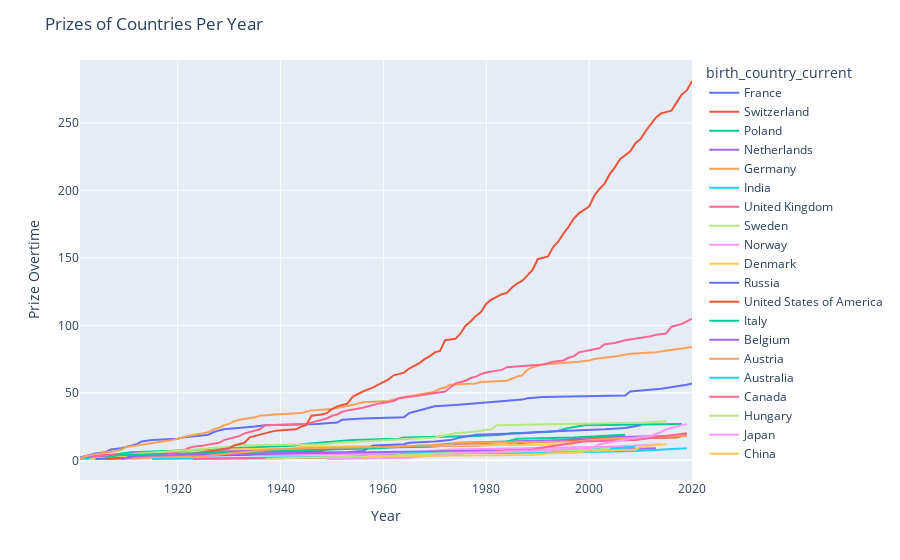

The code cell stored with this chart in its notebook:
### Code cell
# # My 1st solution with matplotlib
# plt.figure(figsize=(14,8), dpi=120)

# for country in countries_overtime.birth_country_current.unique():
#     country_to_plot = countries_overtime[countries_overtime.birth_country_current == country]

#     plt.plot(
#         country_to_plot.year,
#         country_to_plot.prize.cumsum(),
#         linewidth=3,
#         label=country
#     )

# plt.legend(fontsize=12)

# My 2nd solution with plotly
countries_ovtime_fig = px.line(
    countries_overtime,
    x='year',
    y='cum_sum',
    color='birth_country_current'
)

countries_ovtime_fig.update_layout(
    xaxis_title='Year',
    yaxis_title='Prize Overtime',
    title='Prizes of Countries Per Year'
)

countries_ovtime_fig.show()

### Figure 1 — Plotly figure (JSON) as saved in the notebook; plotly's stock layout.template omitted (floating-point values rounded to 4 significant figures)
{"data": [{"hovertemplate": "birth_country_current=France<br>year=%{x}<br>cum_sum=%{y}<extra></extra>", "legendgroup": "France", "line": {"color": "#636efa", "dash": "solid"}, "marker": {"symbol": "circle"}, "mode": "lines", "name": "France", "orientation": "v", "showlegend": true, "type": "scatter", "x": [1901, 1903, 1904, 1906, 1907, 1909, 1912, 1913, 1915, 1920, 1921, 1926, 1927, 1928, 1929, 1935, 1937, 1947, 1951, 1952, 1956, 1964, 1965, 1966, 1967, 1968, 1970, 1974, 1977, 1980, 1983, 1987, 1988, 1991, 2007, 2008, 2014, 2016, 2018, 2019, 2020], "xaxis": "x", "y": [2, 4, 5, 6, 8, 9, 12, 14, 15, 16, 17, 19, 21, 22, 23, 25, 26, 27, 28, 30, 31, 32, 35, 36, 37, 38, 40, 41, 42, 43, 44, 45, 46, 47, 48, 51, 53, 54, 55, 56, 57], "yaxis": "y"}, {"hovertemplate": "birth_country_current=Switzerland<br>year=%{x}<br>cum_sum=%{y}<extra></extra>", "legendgroup": "Switzerland", "line": {"color": "#EF553B", "dash": "solid"}, "marker": {"symbol": "circle"}, "mode": "lines", "name": "Switzerland", "orientation": "v", "showlegend": true, "type": "scatter", "x": [1901, 1902, 1909, 1919, 1920, 1948, 1949, 1952, 1957, 1978, 1986, 1987, 1991, 1996, 2002, 2017, 2019], "xaxis": "x", "y": [1, 3, 4, 5, 6, 7, 8, 9, 10, 11, 12, 13, 14, 15, 16, 17, 19], "yaxis": "y"}, {"hovertemplate": "birth_country_current=Poland<br>year=%{x}<br>cum_sum=%{y}<extra></extra>", "legendgroup": "Poland", "line": {"color": "#00cc96", "dash": "solid"}, "marker": {"symbol": "circle"}, "mode": "lines", "name": "Poland", "orientation": "v", "showlegend": true, "type": "scatter", "x": [1901, 1903, 1905, 1907, 1908, 1911, 1918, 1924, 1931, 1939, 1943, 1944, 1950, 1954, 1963, 1964, 1978, 1983, 1985, 1992, 1994, 1995, 1996, 1999, 2018], "xaxis": "x", "y": [1, 2, 3, 4, 5, 6, 7, 8, 9, 10, 11, 12, 14, 15, 16, 17, 18, 19, 20, 21, 22, 23, 24, 26, 27], "yaxis": "y"}, {"hovertemplate": "birth_country_current=Netherlands<br>year=%{x}<br>cum_sum=%{y}<extra></extra>", "legendgroup": "Netherlands", "line": {"color": "#ab63fa", "dash": "solid"}, "marker": {"symbol": "circle"}, "mode": "lines", "name": "Netherlands", "orientation": "v", "showlegend": true, "type": "scatter", "x": [1901, 1902, 1910, 1911, 1913, 1929, 1936, 1953, 1969, 1973, 1975, 1981, 1984, 1995, 1999, 2016], "xaxis": "x", "y": [1, 3, 4, 5, 6, 7, 8, 9, 10, 11, 12, 13, 14, 15, 17, 18], "yaxis": "y"}, {"hovertemplate": "birth_country_current=Germany<br>year=%{x}<br>cum_sum=%{y}<extra></extra>", "legendgroup": "Germany", "line": {"color": "#FFA15A", "dash": "solid"}, "marker": {"symbol": "circle"}, "mode": "lines", "name": "Germany", "orientation": "v", "showlegend": true, "type": "scatter", "x": [1901, 1902, 1905, 1907, 1908, 1909, 1910, 1912, 1914, 1915, 1918, 1919, 1920, 1921, 1922, 1925, 1926, 1927, 1928, 1929, 1930, 1931, 1932, 1935, 1936, 1939, 1944, 1945, 1946, 1950, 1953, 1954, 1955, 1956, 1961, 1963, 1964, 1966, 1967, 1969, 1970, 1971, 1972, 1973, 1978, 1979, 1984, 1986, 1987, 1988, 1989, 1991, 1995, 1998, 2000, 2001, 2005, 2007, 2008, 2013, 2017, 2019, 2020], "xaxis": "x", "y": [1, 3, 5, 6, 7, 8, 10, 11, 12, 13, 14, 15, 16, 17, 18, 20, 21, 23, 24, 26, 27, 29, 30, 32, 33, 34, 35, 36, 37, 38, 40, 41, 42, 43, 44, 46, 47, 48, 49, 50, 51, 53, 54, 56, 57, 58, 59, 62, 63, 67, 69, 71, 72, 73, 74, 75, 77, 78, 79, 80, 82, 83, 84], "yaxis": "y"}, {"hovertemplate": "birth_country_current=India<br>year=%{x}<br>cum_sum=%{y}<extra></extra>", "legendgroup": "India", "line": {"color": "#19d3f3", "dash": "solid"}, "marker": {"symbol": "circle"}, "mode": "lines", "name": "India", "orientation": "v", "showlegend": true, "type": "scatter", "x": [1902, 1907, 1913, 1930, 1968, 1998, 2009, 2014, 2019], "xaxis": "x", "y": [1, 2, 3, 4, 5, 6, 7, 8, 9], "yaxis": "y"}, {"hovertemplate": "birth_country_current=United Kingdom<br>year=%{x}<br>cum_sum=%{y}<extra></extra>", "legendgroup": "United Kingdom", "line": {"color": "#FF6692", "dash": "solid"}, "marker": {"symbol": "circle"}, "mode": "lines", "name": "United Kingdom", "orientation": "v", "showlegend": true, "type": "scatter", "x": [1903, 1904, 1906, 1915, 1917, 1921, 1922, 1923, 1925, 1927, 1928, 1929, 1932, 1933, 1934, 1935, 1936, 1937, 1945, 1947, 1948, 1949, 1950, 1951, 1952, 1953, 1956, 1957, 1958, 1959, 1962, 1963, 1967, 1969, 1972, 1973, 1974, 1976, 1977, 1978, 1979, 1980, 1982, 1983, 1984, 1988, 1991, 1993, 1995, 1996, 1997, 1998, 2001, 2002, 2003, 2005, 2007, 2009, 2010, 2012, 2013, 2015, 2016, 2017, 2018, 2019, 2020], "xaxis": "x", "y": [1, 3, 4, 5, 6, 7, 9, 10, 11, 12, 13, 15, 18, 20, 21, 22, 23, 26, 27, 29, 30, 31, 33, 34, 36, 37, 39, 40, 41, 42, 44, 46, 48, 49, 51, 54, 57, 59, 61, 62, 64, 65, 66, 67, 69, 70, 71, 73, 74, 76, 77, 80, 82, 83, 86, 87, 89, 90, 91, 92, 93, 94, 99, 100, 101, 103, 105], "yaxis": "y"}, {"hovertemplate": "birth_country_current=Sweden<br>year=%{x}<br>cum_sum=%{y}<extra></extra>", "legendgroup": "Sweden", "line": {"color": "#B6E880", "dash": "solid"}, "marker": {"symbol": "circle"}, "mode": "lines", "name": "Sweden", "orientation": "v", "showlegend": true, "type": "scatter", "x": [1903, 1908, 1909, 1911, 1912, 1916, 1921, 1924, 1926, 1930, 1931, 1948, 1951, 1955, 1961, 1970, 1974, 1977, 1981, 1982, 2000, 2011, 2015], "xaxis": "x", "y": [1, 2, 3, 4, 5, 6, 7, 8, 9, 10, 11, 12, 13, 14, 15, 17, 20, 21, 23, 26, 27, 28, 29], "yaxis": "y"}, {"hovertemplate": "birth_country_current=Norway<br>year=%{x}<br>cum_sum=%{y}<extra></extra>", "legendgroup": "Norway", "line": {"color": "#FF97FF", "dash": "solid"}, "marker": {"symbol": "circle"}, "mode": "lines", "name": "Norway", "orientation": "v", "showlegend": true, "type": "scatter", "x": [1903, 1920, 1921, 1922, 1968, 1969, 1973, 1989, 2004, 2014], "xaxis": "x", "y": [1, 2, 3, 4, 5, 7, 8, 9, 10, 12], "yaxis": "y"}, {"hovertemplate": "birth_country_current=Denmark<br>year=%{x}<br>cum_sum=%{y}<extra></extra>", "legendgroup": "Denmark", "line": {"color": "#FECB52", "dash": "solid"}, "marker": {"symbol": "circle"}, "mode": "lines", "name": "Denmark", "orientation": "v", "showlegend": true, "type": "scatter", "x": [1903, 1908, 1917, 1920, 1922, 1926, 1928, 1943, 1944, 1975, 1997], "xaxis": "x", "y": [1, 2, 4, 5, 6, 7, 8, 9, 10, 11, 12], "yaxis": "y"}, {"hovertemplate": "birth_country_current=Russia<br>year=%{x}<br>cum_sum=%{y}<extra></extra>", "legendgroup": "Russia", "line": {"color": "#636efa", "dash": "solid"}, "marker": {"symbol": "circle"}, "mode": "lines", "name": "Russia", "orientation": "v", "showlegend": true, "type": "scatter", "x": [1904, 1910, 1911, 1933, 1937, 1953, 1956, 1958, 1964, 1965, 1970, 1973, 1975, 1977, 1978, 1987, 1990, 2003, 2007, 2010], "xaxis": "x", "y": [1, 2, 3, 4, 5, 6, 7, 11, 12, 13, 14, 15, 17, 18, 19, 20, 21, 23, 24, 26], "yaxis": "y"}, {"hovertemplate": "birth_country_current=United States of America<br>year=%{x}<br>cum_sum=%{y}<extra></extra>", "legendgroup": "United States of America", "line": {"color": "#EF553B", "dash": "solid"}, "marker": {"symbol": "circle"}, "mode": "lines", "name": "United States of America", "orientation": "v", "showlegend": true, "type": "scatter", "x": [1906, 1912, 1914, 1919, 1923, 1925, 1927, 1929, 1930, 1931, 1932, 1933, 1934, 1936, 1937, 1938, 1939, 1943, 1944, 1945, 1946, 1948, 1949, 1950, 1951, 1952, 1953, 1954, 1955, 1956, 1958, 1959, 1960, 1961, 1962, 1964, 1965, 1966, 1967, 1968, 1969, 1970, 1971, 1972, 1974, 1975, 1976, 1977, 1978, 1979, 1980, 1981, 1982, 1983, 1984, 1985, 1986, 1987, 1988, 1989, 1990, 1992, 1993, 1994, 1995, 1996, 1997, 1998, 2000, 2001, 2002, 2003, 2004, 2005, 2006, 2007, 2008, 2009, 2010, 2011, 2012, 2013, 2014, 2015, 2016, 2017, 2018, 2019, 2020], "xaxis": "x", "y": [1, 2, 3, 4, 5, 6, 7, 8, 9, 11, 12, 13, 17, 19, 20, 21, 22, 23, 25, 26, 33, 34, 35, 38, 40, 41, 42, 47, 49, 51, 54, 56, 58, 60, 63, 65, 68, 70, 72, 75, 77, 80, 81, 89, 90, 94, 100, 103, 107, 110, 116, 119, 121, 123, 124, 128, 131, 133, 137, 141, 149, 151, 158, 162, 168, 173, 179, 183, 188, 196, 201, 205, 212, 217, 223, 226, 229, 235, 238, 244, 249, 254, 257, 258, 259, 265, 271, 274, 281], "yaxis": "y"}, {"hovertemplate": "birth_country_current=Italy<br>year=%{x}<br>cum_sum=%{y}<extra></extra>", "legendgroup": "Italy", "line": {"color": "#00cc96", "dash": "solid"}, "marker": {"symbol": "circle"}, "mode": "lines", "name": "Italy", "orientation": "v", "showlegend": true, "type": "scatter", "x": [1906, 1907, 1909, 1926, 1934, 1938, 1959, 1963, 1969, 1975, 1984, 1985, 1986, 1997, 2002, 2007], "xaxis": "x", "y": [2, 3, 4, 5, 6, 7, 9, 10, 11, 13, 14, 15, 16, 17, 18, 19], "yaxis": "y"}, {"hovertemplate": "birth_country_current=Belgium<br>year=%{x}<br>cum_sum=%{y}<extra></extra>", "legendgroup": "Belgium", "line": {"color": "#ab63fa", "dash": "solid"}, "marker": {"symbol": "circle"}, "mode": "lines", "name": "Belgium", "orientation": "v", "showlegend": true, "type": "scatter", "x": [1909, 1911, 1913, 1919, 1938, 1958, 1974, 2005, 2013], "xaxis": "x", "y": [1, 2, 3, 4, 5, 6, 7, 8, 9], "yaxis": "y"}, {"hovertemplate": "birth_country_current=Austria<br>year=%{x}<br>cum_sum=%{y}<extra></extra>", "legendgroup": "Austria", "line": {"color": "#FFA15A", "dash": "solid"}, "marker": {"symbol": "circle"}, "mode": "lines", "name": "Austria", "orientation": "v", "showlegend": true, "type": "scatter", "x": [1911, 1914, 1925, 1927, 1930, 1933, 1936, 1938, 1945, 1962, 1973, 1974, 1998, 2000, 2004, 2013, 2019], "xaxis": "x", "y": [1, 2, 3, 4, 5, 6, 7, 8, 9, 10, 12, 13, 14, 15, 16, 17, 18], "yaxis": "y"}, {"hovertemplate": "birth_country_current=Australia<br>year=%{x}<br>cum_sum=%{y}<extra></extra>", "legendgroup": "Australia", "line": {"color": "#19d3f3", "dash": "solid"}, "marker": {"symbol": "circle"}, "mode": "lines", "name": "Australia", "orientation": "v", "showlegend": true, "type": "scatter", "x": [1915, 1945, 1960, 1963, 1964, 1975, 1996, 2005, 2009], "xaxis": "x", "y": [1, 2, 3, 4, 5, 6, 7, 9, 10], "yaxis": "y"}, {"hovertemplate": "birth_country_current=Canada<br>year=%{x}<br>cum_sum=%{y}<extra></extra>", "legendgroup": "Canada", "line": {"color": "#FF6692", "dash": "solid"}, "marker": {"symbol": "circle"}, "mode": "lines", "name": "Canada", "orientation": "v", "showlegend": true, "type": "scatter", "x": [1923, 1949, 1957, 1966, 1976, 1981, 1983, 1989, 1990, 1992, 1994, 1996, 1997, 1999, 2009, 2011, 2013, 2015, 2018, 2019], "xaxis": "x", "y": [1, 2, 3, 4, 5, 6, 7, 8, 9, 10, 11, 12, 13, 14, 15, 16, 17, 18, 19, 20], "yaxis": "y"}, {"hovertemplate": "birth_country_current=Hungary<br>year=%{x}<br>cum_sum=%{y}<extra></extra>", "legendgroup": "Hungary", "line": {"color": "#B6E880", "dash": "solid"}, "marker": {"symbol": "circle"}, "mode": "lines", "name": "Hungary", "orientation": "v", "showlegend": true, "type": "scatter", "x": [1937, 1943, 1961, 1963, 1971, 1994, 2002, 2004], "xaxis": "x", "y": [1, 2, 3, 4, 5, 7, 8, 9], "yaxis": "y"}, {"hovertemplate": "birth_country_current=Japan<br>year=%{x}<br>cum_sum=%{y}<extra></extra>", "legendgroup": "Japan", "line": {"color": "#FF97FF", "dash": "solid"}, "marker": {"symbol": "circle"}, "mode": "lines", "name": "Japan", "orientation": "v", "showlegend": true, "type": "scatter", "x": [1949, 1965, 1968, 1973, 1974, 1981, 1987, 1994, 2000, 2001, 2002, 2008, 2010, 2012, 2014, 2015, 2016, 2017, 2018, 2019], "xaxis": "x", "y": [1, 2, 3, 4, 5, 6, 7, 8, 9, 10, 12, 16, 17, 18, 21, 23, 24, 25, 26, 27], "yaxis": "y"}, {"hovertemplate": "birth_country_current=China<br>year=%{x}<br>cum_sum=%{y}<extra></extra>", "legendgroup": "China", "line": {"color": "#FECB52", "dash": "solid"}, "marker": {"symbol": "circle"}, "mode": "lines", "name": "China", "orientation": "v", "showlegend": true, "type": "scatter", "x": [1956, 1957, 1989, 1992, 1998, 2000, 2009, 2010, 2012, 2015], "xaxis": "x", "y": [1, 3, 4, 5, 6, 7, 8, 10, 11, 12], "yaxis": "y"}], "layout": {"legend": {"title": {"text": "birth_country_current"}, "tracegroupgap": 0}, "margin": {"t": 60}, "title": {"text": "Prizes of Countries Per Year"}, "xaxis": {"anchor": "y", "domain": [0, 1], "title": {"text": "Year"}}, "yaxis": {"anchor": "x", "domain": [0, 1], "title": {"text": "Prize Overtime"}}}}
